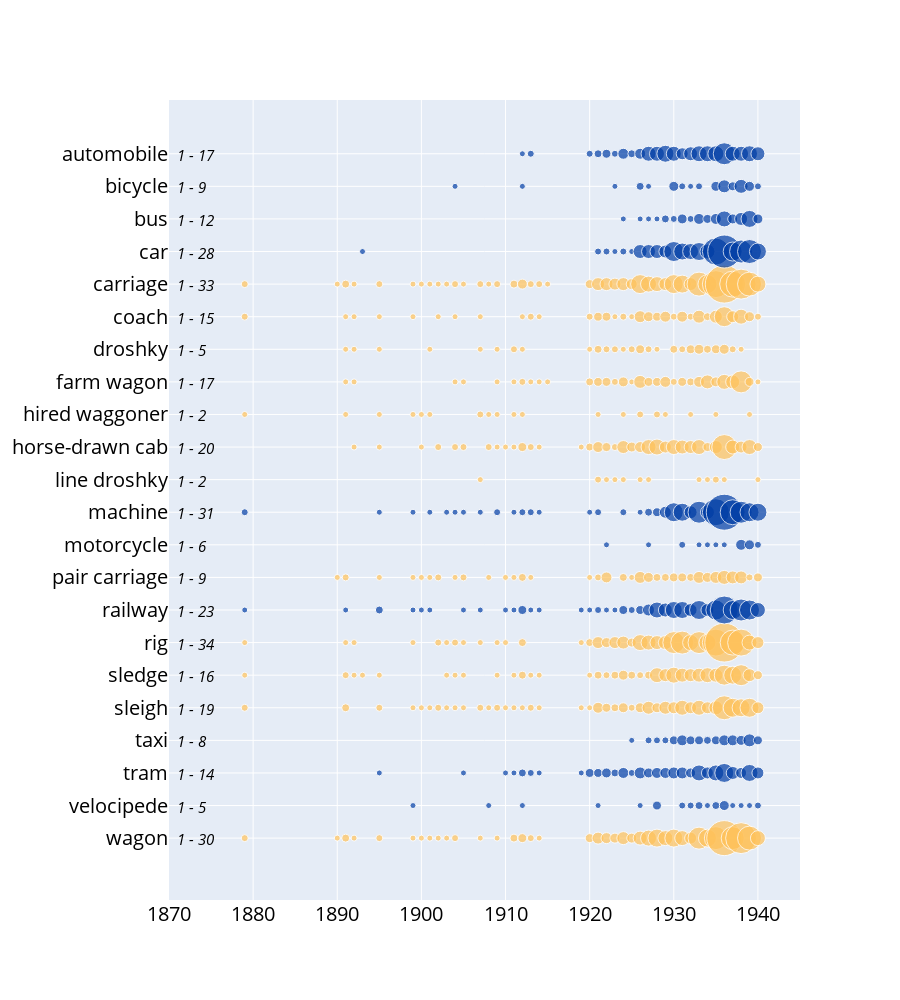

The notebook cell saved with this chart:
### Code cell
# now lets plot original terms _grouped 
scale = 4
width = 370 * scale
height = 475 * scale
terms_for_plot = terms_original_grouped_translated
# print actual width and height
print(f"width: {width}, height: {height}")
font_size = 5 * scale
margin = 25 * scale
top_margin = 25 * scale
bottom_margin = 25 * scale
font_color = "rgb(0, 0, 0)" # Black
# we will only use Pantone 293 for bubble colors - rgb(0, 61, 165)
colors = ["rgb(0, 61, 165)"] * len(terms_for_plot)

fig = go.Figure()
# colors = px.colors.qualitative.Plotly.copy()
# let's use Dark24 for colors
# colors = px.colors.qualitative.Dark24.copy()


# cyclable colors
# let's use cycle from itertools
# from itertools import cycle
# colors = cycle(px.colors.qualitative.Plotly)
# how many colors
print(f"len(px.colors.qualitative.Plotly): {len(colors)}")
# print how many terms we have
print(f"len(terms_for_plot): {len(terms_for_plot)}")
for term, dft in sorted(terms_for_plot.items(), reverse=True):
    print(f"Plotting {term}")
    
    # color
    color = colors.pop(0)
    print(f"Color: {color}")
    fig.add_trace(go.Scatter(
        x=dft.index,
        y=[term] * len(dft), 
        mode='markers', 
        marker=dict(
            size=5+dft.values*1,
        ),
        # marker color
        marker_color=translated_colors[term],

        # hover values
        # show values on hover
        hoverinfo='text',
        hovertext=[f"Year: {year}<br>Count: {count}" for year, count in zip(dft.index, dft.values)],
        name=term))
    
    # let's find min and max for dft
    min_count = dft.min()
    max_count = dft.max()
    # let's add custom annotation with min_count and max_count for each term at the left side of the plot
    fig.add_annotation(
        xref="paper",
        yref="y",
        x=0.01,
        y=term,
        # shift y position down a bit
        yshift=-1,
        # text=f"<i>No {min_count} līdz {max_count}</i>",
        text=f"<i>{min_count} - {max_count}</i>",
        showarrow=False,
        font=dict(size=font_size*0.75),


        # bgcolor="transparent",
        # bordercolor="black",
        # borderwidth=1
    )

# fig.update_layout(title="Terms 1 usage per year", 
#                   xaxis_title="Year", 
#                   yaxis_title="Count of unique file_stem_short")

#
# update height
fig.update_layout(height=1000)
# change font size
fig.update_layout(font=dict(size=font_size))
# update font color
fig.update_layout(font_color=font_color)
# update margin
fig.update_layout(margin=dict(l=margin, r=margin, t=top_margin, b=bottom_margin))
# save html
# hide legend
fig.update_layout(showlegend=False)

# we want x axis to start at 1870
fig.update_xaxes(range=[1870, 1945])
SAVE_HTML = False
if SAVE_HTML:
    fig.write_html("../html/terms_original_20_usage_per_year.html")
fig.show()
# print date
print(datetime.now())

### Figure 1 — Plotly figure (JSON) as saved in the notebook; plotly's stock layout.template omitted (floating-point values rounded to 4 significant figures)
{"data": [{"hoverinfo": "text", "hovertext": ["Year: 1879<br>Count: 2", "Year: 1890<br>Count: 1", "Year: 1891<br>Count: 3", "Year: 1892<br>Count: 1", "Year: 1895<br>Count: 2", "Year: 1899<br>Count: 1", "Year: 1900<br>Count: 1", "Year: 1901<br>Count: 1", "Year: 1902<br>Count: 1", "Year: 1903<br>Count: 1", "Year: 1904<br>Count: 2", "Year: 1907<br>Count: 1", "Year: 1909<br>Count: 1", "Year: 1911<br>Count: 3", "Year: 1912<br>Count: 4", "Year: 1913<br>Count: 2", "Year: 1914<br>Count: 1", "Year: 1920<br>Count: 4", "Year: 1921<br>Count: 7", "Year: 1922<br>Count: 6", "Year: 1923<br>Count: 5", "Year: 1924<br>Count: 8", "Year: 1925<br>Count: 5", "Year: 1926<br>Count: 9", "Year: 1927<br>Count: 11", "Year: 1928<br>Count: 13", "Year: 1929<br>Count: 10", "Year: 1930<br>Count: 13", "Year: 1931<br>Count: 10", "Year: 1932<br>Count: 7", "Year: 1933<br>Count: 17", "Year: 1934<br>Count: 13", "Year: 1935<br>Count: 18", "Year: 1936<br>Count: 30", "Year: 1937<br>Count: 18", "Year: 1938<br>Count: 26", "Year: 1939<br>Count: 19", "Year: 1940<br>Count: 10"], "marker": {"color": "rgb(255, 194, 90)", "size": [7, 6, 8, 6, 7, 6, 6, 6, 6, 6, 7, 6, 6, 8, 9, 7, 6, 9, 12, 11, 10, 13, 10, 14, 16, 18, 15, 18, 15, 12, 22, 18, 23, 35, 23, 31, 24, 15]}, "mode": "markers", "name": "wagon", "type": "scatter", "x": [1879, 1890, 1891, 1892, 1895, 1899, 1900, 1901, 1902, 1903, 1904, 1907, 1909, 1911, 1912, 1913, 1914, 1920, 1921, 1922, 1923, 1924, 1925, 1926, 1927, 1928, 1929, 1930, 1931, 1932, 1933, 1934, 1935, 1936, 1937, 1938, 1939, 1940], "y": ["wagon", "wagon", "wagon", "wagon", "wagon", "wagon", "wagon", "wagon", "wagon", "wagon", "wagon", "wagon", "wagon", "wagon", "wagon", "wagon", "wagon", "wagon", "wagon", "wagon", "wagon", "wagon", "wagon", "wagon", "wagon", "wagon", "wagon", "wagon", "wagon", "wagon", "wagon", "wagon", "wagon", "wagon", "wagon", "wagon", "wagon", "wagon"]}, {"hoverinfo": "text", "hovertext": ["Year: 1899<br>Count: 1", "Year: 1908<br>Count: 1", "Year: 1912<br>Count: 1", "Year: 1921<br>Count: 1", "Year: 1926<br>Count: 1", "Year: 1928<br>Count: 4", "Year: 1931<br>Count: 2", "Year: 1932<br>Count: 2", "Year: 1933<br>Count: 3", "Year: 1934<br>Count: 1", "Year: 1935<br>Count: 3", "Year: 1936<br>Count: 5", "Year: 1937<br>Count: 1", "Year: 1938<br>Count: 1", "Year: 1939<br>Count: 1", "Year: 1940<br>Count: 2"], "marker": {"color": "rgb(0, 61, 165)", "size": [6, 6, 6, 6, 6, 9, 7, 7, 8, 6, 8, 10, 6, 6, 6, 7]}, "mode": "markers", "name": "velocipede", "type": "scatter", "x": [1899, 1908, 1912, 1921, 1926, 1928, 1931, 1932, 1933, 1934, 1935, 1936, 1937, 1938, 1939, 1940], "y": ["velocipede", "velocipede", "velocipede", "velocipede", "velocipede", "velocipede", "velocipede", "velocipede", "velocipede", "velocipede", "velocipede", "velocipede", "velocipede", "velocipede", "velocipede", "velocipede"]}, {"hoverinfo": "text", "hovertext": ["Year: 1895<br>Count: 1", "Year: 1905<br>Count: 1", "Year: 1910<br>Count: 1", "Year: 1911<br>Count: 1", "Year: 1912<br>Count: 3", "Year: 1913<br>Count: 2", "Year: 1914<br>Count: 1", "Year: 1919<br>Count: 1", "Year: 1920<br>Count: 4", "Year: 1921<br>Count: 4", "Year: 1922<br>Count: 5", "Year: 1923<br>Count: 3", "Year: 1924<br>Count: 6", "Year: 1925<br>Count: 2", "Year: 1926<br>Count: 7", "Year: 1927<br>Count: 5", "Year: 1928<br>Count: 6", "Year: 1929<br>Count: 6", "Year: 1930<br>Count: 7", "Year: 1931<br>Count: 7", "Year: 1932<br>Count: 5", "Year: 1933<br>Count: 11", "Year: 1934<br>Count: 7", "Year: 1935<br>Count: 11", "Year: 1936<br>Count: 14", "Year: 1937<br>Count: 8", "Year: 1938<br>Count: 6", "Year: 1939<br>Count: 12", "Year: 1940<br>Count: 7"], "marker": {"color": "rgb(0, 61, 165)", "size": [6, 6, 6, 6, 8, 7, 6, 6, 9, 9, 10, 8, 11, 7, 12, 10, 11, 11, 12, 12, 10, 16, 12, 16, 19, 13, 11, 17, 12]}, "mode": "markers", "name": "tram", "type": "scatter", "x": [1895, 1905, 1910, 1911, 1912, 1913, 1914, 1919, 1920, 1921, 1922, 1923, 1924, 1925, 1926, 1927, 1928, 1929, 1930, 1931, 1932, 1933, 1934, 1935, 1936, 1937, 1938, 1939, 1940], "y": ["tram", "tram", "tram", "tram", "tram", "tram", "tram", "tram", "tram", "tram", "tram", "tram", "tram", "tram", "tram", "tram", "tram", "tram", "tram", "tram", "tram", "tram", "tram", "tram", "tram", "tram", "tram", "tram", "tram"]}, {"hoverinfo": "text", "hovertext": ["Year: 1925<br>Count: 1", "Year: 1927<br>Count: 2", "Year: 1928<br>Count: 2", "Year: 1929<br>Count: 2", "Year: 1930<br>Count: 4", "Year: 1931<br>Count: 6", "Year: 1932<br>Count: 4", "Year: 1933<br>Count: 4", "Year: 1934<br>Count: 3", "Year: 1935<br>Count: 4", "Year: 1936<br>Count: 6", "Year: 1937<br>Count: 6", "Year: 1938<br>Count: 5", "Year: 1939<br>Count: 8", "Year: 1940<br>Count: 4"], "marker": {"color": "rgb(0, 61, 165)", "size": [6, 7, 7, 7, 9, 11, 9, 9, 8, 9, 11, 11, 10, 13, 9]}, "mode": "markers", "name": "taxi", "type": "scatter", "x": [1925, 1927, 1928, 1929, 1930, 1931, 1932, 1933, 1934, 1935, 1936, 1937, 1938, 1939, 1940], "y": ["taxi", "taxi", "taxi", "taxi", "taxi", "taxi", "taxi", "taxi", "taxi", "taxi", "taxi", "taxi", "taxi", "taxi", "taxi"]}, {"hoverinfo": "text", "hovertext": ["Year: 1879<br>Count: 2", "Year: 1891<br>Count: 3", "Year: 1895<br>Count: 2", "Year: 1899<br>Count: 1", "Year: 1900<br>Count: 1", "Year: 1901<br>Count: 1", "Year: 1902<br>Count: 2", "Year: 1903<br>Count: 1", "Year: 1904<br>Count: 1", "Year: 1905<br>Count: 1", "Year: 1907<br>Count: 2", "Year: 1908<br>Count: 1", "Year: 1909<br>Count: 2", "Year: 1910<br>Count: 1", "Year: 1911<br>Count: 1", "Year: 1912<br>Count: 1", "Year: 1913<br>Count: 2", "Year: 1914<br>Count: 1", "Year: 1919<br>Count: 1", "Year: 1920<br>Count: 1", "Year: 1921<br>Count: 6", "Year: 1922<br>Count: 4", "Year: 1923<br>Count: 3", "Year: 1924<br>Count: 5", "Year: 1925<br>Count: 2", "Year: 1926<br>Count: 5", "Year: 1927<br>Count: 8", "Year: 1928<br>Count: 5", "Year: 1929<br>Count: 8", "Year: 1930<br>Count: 7", "Year: 1931<br>Count: 10", "Year: 1932<br>Count: 7", "Year: 1933<br>Count: 10", "Year: 1934<br>Count: 7", "Year: 1935<br>Count: 9", "Year: 1936<br>Count: 19", "Year: 1937<br>Count: 14", "Year: 1938<br>Count: 13", "Year: 1939<br>Count: 14", "Year: 1940<br>Count: 7"], "marker": {"color": "rgb(255, 194, 90)", "size": [7, 8, 7, 6, 6, 6, 7, 6, 6, 6, 7, 6, 7, 6, 6, 6, 7, 6, 6, 6, 11, 9, 8, 10, 7, 10, 13, 10, 13, 12, 15, 12, 15, 12, 14, 24, 19, 18, 19, 12]}, "mode": "markers", "name": "sleigh", "type": "scatter", "x": [1879, 1891, 1895, 1899, 1900, 1901, 1902, 1903, 1904, 1905, 1907, 1908, 1909, 1910, 1911, 1912, 1913, 1914, 1919, 1920, 1921, 1922, 1923, 1924, 1925, 1926, 1927, 1928, 1929, 1930, 1931, 1932, 1933, 1934, 1935, 1936, 1937, 1938, 1939, 1940], "y": ["sleigh", "sleigh", "sleigh", "sleigh", "sleigh", "sleigh", "sleigh", "sleigh", "sleigh", "sleigh", "sleigh", "sleigh", "sleigh", "sleigh", "sleigh", "sleigh", "sleigh", "sleigh", "sleigh", "sleigh", "sleigh", "sleigh", "sleigh", "sleigh", "sleigh", "sleigh", "sleigh", "sleigh", "sleigh", "sleigh", "sleigh", "sleigh", "sleigh", "sleigh", "sleigh", "sleigh", "sleigh", "sleigh", "sleigh", "sleigh"]}, {"hoverinfo": "text", "hovertext": ["Year: 1879<br>Count: 1", "Year: 1891<br>Count: 2", "Year: 1892<br>Count: 1", "Year: 1893<br>Count: 1", "Year: 1895<br>Count: 1", "Year: 1903<br>Count: 1", "Year: 1904<br>Count: 1", "Year: 1905<br>Count: 1", "Year: 1909<br>Count: 1", "Year: 1911<br>Count: 1", "Year: 1912<br>Count: 3", "Year: 1913<br>Count: 1", "Year: 1914<br>Count: 1", "Year: 1920<br>Count: 1", "Year: 1921<br>Count: 3", "Year: 1922<br>Count: 2", "Year: 1923<br>Count: 3", "Year: 1924<br>Count: 5", "Year: 1925<br>Count: 3", "Year: 1926<br>Count: 2", "Year: 1927<br>Count: 3", "Year: 1928<br>Count: 10", "Year: 1929<br>Count: 8", "Year: 1930<br>Count: 11", "Year: 1931<br>Count: 9", "Year: 1932<br>Count: 8", "Year: 1933<br>Count: 9", "Year: 1934<br>Count: 10", "Year: 1935<br>Count: 9", "Year: 1936<br>Count: 15", "Year: 1937<br>Count: 13", "Year: 1938<br>Count: 16", "Year: 1939<br>Count: 8", "Year: 1940<br>Count: 4"], "marker": {"color": "rgb(255, 194, 90)", "size": [6, 7, 6, 6, 6, 6, 6, 6, 6, 6, 8, 6, 6, 6, 8, 7, 8, 10, 8, 7, 8, 15, 13, 16, 14, 13, 14, 15, 14, 20, 18, 21, 13, 9]}, "mode": "markers", "name": "sledge", "type": "scatter", "x": [1879, 1891, 1892, 1893, 1895, 1903, 1904, 1905, 1909, 1911, 1912, 1913, 1914, 1920, 1921, 1922, 1923, 1924, 1925, 1926, 1927, 1928, 1929, 1930, 1931, 1932, 1933, 1934, 1935, 1936, 1937, 1938, 1939, 1940], "y": ["sledge", "sledge", "sledge", "sledge", "sledge", "sledge", "sledge", "sledge", "sledge", "sledge", "sledge", "sledge", "sledge", "sledge", "sledge", "sledge", "sledge", "sledge", "sledge", "sledge", "sledge", "sledge", "sledge", "sledge", "sledge", "sledge", "sledge", "sledge", "sledge", "sledge", "sledge", "sledge", "sledge", "sledge"]}, {"hoverinfo": "text", "hovertext": ["Year: 1879<br>Count: 1", "Year: 1891<br>Count: 1", "Year: 1892<br>Count: 1", "Year: 1899<br>Count: 1", "Year: 1902<br>Count: 2", "Year: 1903<br>Count: 1", "Year: 1904<br>Count: 2", "Year: 1905<br>Count: 1", "Year: 1907<br>Count: 1", "Year: 1909<br>Count: 1", "Year: 1910<br>Count: 1", "Year: 1912<br>Count: 3", "Year: 1919<br>Count: 1", "Year: 1920<br>Count: 3", "Year: 1921<br>Count: 7", "Year: 1922<br>Count: 5", "Year: 1923<br>Count: 7", "Year: 1924<br>Count: 8", "Year: 1925<br>Count: 4", "Year: 1926<br>Count: 11", "Year: 1927<br>Count: 10", "Year: 1928<br>Count: 9", "Year: 1929<br>Count: 9", "Year: 1930<br>Count: 17", "Year: 1931<br>Count: 18", "Year: 1932<br>Count: 11", "Year: 1933<br>Count: 17", "Year: 1934<br>Count: 12", "Year: 1935<br>Count: 22", "Year: 1936<br>Count: 34", "Year: 1937<br>Count: 20", "Year: 1938<br>Count: 22", "Year: 1939<br>Count: 10", "Year: 1940<br>Count: 7"], "marker": {"color": "rgb(255, 194, 90)", "size": [6, 6, 6, 6, 7, 6, 7, 6, 6, 6, 6, 8, 6, 8, 12, 10, 12, 13, 9, 16, 15, 14, 14, 22, 23, 16, 22, 17, 27, 39, 25, 27, 15, 12]}, "mode": "markers", "name": "rig", "type": "scatter", "x": [1879, 1891, 1892, 1899, 1902, 1903, 1904, 1905, 1907, 1909, 1910, 1912, 1919, 1920, 1921, 1922, 1923, 1924, 1925, 1926, 1927, 1928, 1929, 1930, 1931, 1932, 1933, 1934, 1935, 1936, 1937, 1938, 1939, 1940], "y": ["rig", "rig", "rig", "rig", "rig", "rig", "rig", "rig", "rig", "rig", "rig", "rig", "rig", "rig", "rig", "rig", "rig", "rig", "rig", "rig", "rig", "rig", "rig", "rig", "rig", "rig", "rig", "rig", "rig", "rig", "rig", "rig", "rig", "rig"]}, {"hoverinfo": "text", "hovertext": ["Year: 1879<br>Count: 1", "Year: 1891<br>Count: 1", "Year: 1895<br>Count: 3", "Year: 1899<br>Count: 1", "Year: 1900<br>Count: 1", "Year: 1901<br>Count: 1", "Year: 1905<br>Count: 1", "Year: 1907<br>Count: 1", "Year: 1910<br>Count: 1", "Year: 1911<br>Count: 1", "Year: 1912<br>Count: 4", "Year: 1913<br>Count: 1", "Year: 1914<br>Count: 1", "Year: 1919<br>Count: 1", "Year: 1920<br>Count: 1", "Year: 1921<br>Count: 2", "Year: 1922<br>Count: 1", "Year: 1923<br>Count: 1", "Year: 1924<br>Count: 4", "Year: 1925<br>Count: 2", "Year: 1926<br>Count: 4", "Year: 1927<br>Count: 7", "Year: 1928<br>Count: 11", "Year: 1929<br>Count: 9", "Year: 1930<br>Count: 12", "Year: 1931<br>Count: 12", "Year: 1932<br>Count: 8", "Year: 1933<br>Count: 14", "Year: 1934<br>Count: 8", "Year: 1935<br>Count: 15", "Year: 1936<br>Count: 23", "Year: 1937<br>Count: 14", "Year: 1938<br>Count: 17", "Year: 1939<br>Count: 15", "Year: 1940<br>Count: 10"], "marker": {"color": "rgb(0, 61, 165)", "size": [6, 6, 8, 6, 6, 6, 6, 6, 6, 6, 9, 6, 6, 6, 6, 7, 6, 6, 9, 7, 9, 12, 16, 14, 17, 17, 13, 19, 13, 20, 28, 19, 22, 20, 15]}, "mode": "markers", "name": "railway", "type": "scatter", "x": [1879, 1891, 1895, 1899, 1900, 1901, 1905, 1907, 1910, 1911, 1912, 1913, 1914, 1919, 1920, 1921, 1922, 1923, 1924, 1925, 1926, 1927, 1928, 1929, 1930, 1931, 1932, 1933, 1934, 1935, 1936, 1937, 1938, 1939, 1940], "y": ["railway", "railway", "railway", "railway", "railway", "railway", "railway", "railway", "railway", "railway", "railway", "railway", "railway", "railway", "railway", "railway", "railway", "railway", "railway", "railway", "railway", "railway", "railway", "railway", "railway", "railway", "railway", "railway", "railway", "railway", "railway", "railway", "railway", "railway", "railway"]}, {"hoverinfo": "text", "hovertext": ["Year: 1890<br>Count: 1", "Year: 1891<br>Count: 2", "Year: 1895<br>Count: 1", "Year: 1899<br>Count: 1", "Year: 1900<br>Count: 1", "Year: 1901<br>Count: 1", "Year: 1902<br>Count: 2", "Year: 1904<br>Count: 1", "Year: 1905<br>Count: 2", "Year: 1908<br>Count: 1", "Year: 1910<br>Count: 1", "Year: 1911<br>Count: 1", "Year: 1912<br>Count: 3", "Year: 1913<br>Count: 1", "Year: 1920<br>Count: 1", "Year: 1921<br>Count: 2", "Year: 1922<br>Count: 6", "Year: 1924<br>Count: 3", "Year: 1925<br>Count: 1", "Year: 1926<br>Count: 7", "Year: 1927<br>Count: 5", "Year: 1928<br>Count: 3", "Year: 1929<br>Count: 3", "Year: 1930<br>Count: 4", "Year: 1931<br>Count: 4", "Year: 1932<br>Count: 3", "Year: 1933<br>Count: 7", "Year: 1934<br>Count: 5", "Year: 1935<br>Count: 7", "Year: 1936<br>Count: 9", "Year: 1937<br>Count: 8", "Year: 1938<br>Count: 8", "Year: 1939<br>Count: 2", "Year: 1940<br>Count: 4"], "marker": {"color": "rgb(255, 194, 90)", "size": [6, 7, 6, 6, 6, 6, 7, 6, 7, 6, 6, 6, 8, 6, 6, 7, 11, 8, 6, 12, 10, 8, 8, 9, 9, 8, 12, 10, 12, 14, 13, 13, 7, 9]}, "mode": "markers", "name": "pair carriage", "type": "scatter", "x": [1890, 1891, 1895, 1899, 1900, 1901, 1902, 1904, 1905, 1908, 1910, 1911, 1912, 1913, 1920, 1921, 1922, 1924, 1925, 1926, 1927, 1928, 1929, 1930, 1931, 1932, 1933, 1934, 1935, 1936, 1937, 1938, 1939, 1940], "y": ["pair carriage", "pair carriage", "pair carriage", "pair carriage", "pair carriage", "pair carriage", "pair carriage", "pair carriage", "pair carriage", "pair carriage", "pair carriage", "pair carriage", "pair carriage", "pair carriage", "pair carriage", "pair carriage", "pair carriage", "pair carriage", "pair carriage", "pair carriage", "pair carriage", "pair carriage", "pair carriage", "pair carriage", "pair carriage", "pair carriage", "pair carriage", "pair carriage", "pair carriage", "pair carriage", "pair carriage", "pair carriage", "pair carriage", "pair carriage"]}, {"hoverinfo": "text", "hovertext": ["Year: 1922<br>Count: 1", "Year: 1927<br>Count: 1", "Year: 1931<br>Count: 2", "Year: 1933<br>Count: 1", "Year: 1934<br>Count: 1", "Year: 1935<br>Count: 1", "Year: 1936<br>Count: 1", "Year: 1938<br>Count: 6", "Year: 1939<br>Count: 5", "Year: 1940<br>Count: 2"], "marker": {"color": "rgb(0, 61, 165)", "size": [6, 6, 7, 6, 6, 6, 6, 11, 10, 7]}, "mode": "markers", "name": "motorcycle", "type": "scatter", "x": [1922, 1927, 1931, 1933, 1934, 1935, 1936, 1938, 1939, 1940], "y": ["motorcycle", "motorcycle", "motorcycle", "motorcycle", "motorcycle", "motorcycle", "motorcycle", "motorcycle", "motorcycle", "motorcycle"]}, {"hoverinfo": "text", "hovertext": ["Year: 1879<br>Count: 2", "Year: 1895<br>Count: 1", "Year: 1899<br>Count: 1", "Year: 1901<br>Count: 1", "Year: 1903<br>Count: 1", "Year: 1904<br>Count: 1", "Year: 1905<br>Count: 1", "Year: 1907<br>Count: 1", "Year: 1909<br>Count: 2", "Year: 1911<br>Count: 1", "Year: 1912<br>Count: 2", "Year: 1913<br>Count: 2", "Year: 1914<br>Count: 1", "Year: 1920<br>Count: 1", "Year: 1921<br>Count: 2", "Year: 1924<br>Count: 2", "Year: 1926<br>Count: 1", "Year: 1927<br>Count: 3", "Year: 1928<br>Count: 4", "Year: 1929<br>Count: 7", "Year: 1930<br>Count: 14", "Year: 1931<br>Count: 13", "Year: 1932<br>Count: 8", "Year: 1933<br>Count: 17", "Year: 1934<br>Count: 9", "Year: 1935<br>Count: 22", "Year: 1936<br>Count: 31", "Year: 1937<br>Count: 20", "Year: 1938<br>Count: 17", "Year: 1939<br>Count: 14", "Year: 1940<br>Count: 13"], "marker": {"color": "rgb(0, 61, 165)", "size": [7, 6, 6, 6, 6, 6, 6, 6, 7, 6, 7, 7, 6, 6, 7, 7, 6, 8, 9, 12, 19, 18, 13, 22, 14, 27, 36, 25, 22, 19, 18]}, "mode": "markers", "name": "machine", "type": "scatter", "x": [1879, 1895, 1899, 1901, 1903, 1904, 1905, 1907, 1909, 1911, 1912, 1913, 1914, 1920, 1921, 1924, 1926, 1927, 1928, 1929, 1930, 1931, 1932, 1933, 1934, 1935, 1936, 1937, 1938, 1939, 1940], "y": ["machine", "machine", "machine", "machine", "machine", "machine", "machine", "machine", "machine", "machine", "machine", "machine", "machine", "machine", "machine", "machine", "machine", "machine", "machine", "machine", "machine", "machine", "machine", "machine", "machine", "machine", "machine", "machine", "machine", "machine", "machine"]}, {"hoverinfo": "text", "hovertext": ["Year: 1907<br>Count: 1", "Year: 1921<br>Count: 2", "Year: 1922<br>Count: 1", "Year: 1923<br>Count: 1", "Year: 1924<br>Count: 1", "Year: 1926<br>Count: 1", "Year: 1927<br>Count: 1", "Year: 1933<br>Count: 1", "Year: 1934<br>Count: 1", "Year: 1935<br>Count: 2", "Year: 1936<br>Count: 1", "Year: 1940<br>Count: 1"], "marker": {"color": "rgb(255, 194, 90)", "size": [6, 7, 6, 6, 6, 6, 6, 6, 6, 7, 6, 6]}, "mode": "markers", "name": "line droshky", "type": "scatter", "x": [1907, 1921, 1922, 1923, 1924, 1926, 1927, 1933, 1934, 1935, 1936, 1940], "y": ["line droshky", "line droshky", "line droshky", "line droshky", "line droshky", "line droshky", "line droshky", "line droshky", "line droshky", "line droshky", "line droshky", "line droshky"]}, {"hoverinfo": "text", "hovertext": ["Year: 1892<br>Count: 1", "Year: 1895<br>Count: 1", "Year: 1900<br>Count: 1", "Year: 1902<br>Count: 2", "Year: 1904<br>Count: 2", "Year: 1905<br>Count: 2", "Year: 1908<br>Count: 2", "Year: 1909<br>Count: 1", "Year: 1910<br>Count: 1", "Year: 1911<br>Count: 1", "Year: 1912<br>Count: 4", "Year: 1913<br>Count: 2", "Year: 1914<br>Count: 1", "Year: 1919<br>Count: 1", "Year: 1920<br>Count: 3", "Year: 1921<br>Count: 6", "Year: 1922<br>Count: 4", "Year: 1923<br>Count: 2", "Year: 1924<br>Count: 8", "Year: 1925<br>Count: 5", "Year: 1926<br>Count: 6", "Year: 1927<br>Count: 10", "Year: 1928<br>Count: 11", "Year: 1929<br>Count: 7", "Year: 1930<br>Count: 10", "Year: 1931<br>Count: 9", "Year: 1932<br>Count: 8", "Year: 1933<br>Count: 10", "Year: 1934<br>Count: 4", "Year: 1935<br>Count: 8", "Year: 1936<br>Count: 20", "Year: 1937<br>Count: 9", "Year: 1938<br>Count: 7", "Year: 1939<br>Count: 10", "Year: 1940<br>Count: 4"], "marker": {"color": "rgb(255, 194, 90)", "size": [6, 6, 6, 7, 7, 7, 7, 6, 6, 6, 9, 7, 6, 6, 8, 11, 9, 7, 13, 10, 11, 15, 16, 12, 15, 14, 13, 15, 9, 13, 25, 14, 12, 15, 9]}, "mode": "markers", "name": "horse-drawn cab", "type": "scatter", "x": [1892, 1895, 1900, 1902, 1904, 1905, 1908, 1909, 1910, 1911, 1912, 1913, 1914, 1919, 1920, 1921, 1922, 1923, 1924, 1925, 1926, 1927, 1928, 1929, 1930, 1931, 1932, 1933, 1934, 1935, 1936, 1937, 1938, 1939, 1940], "y": ["horse-drawn cab", "horse-drawn cab", "horse-drawn cab", "horse-drawn cab", "horse-drawn cab", "horse-drawn cab", "horse-drawn cab", "horse-drawn cab", "horse-drawn cab", "horse-drawn cab", "horse-drawn cab", "horse-drawn cab", "horse-drawn cab", "horse-drawn cab", "horse-drawn cab", "horse-drawn cab", "horse-drawn cab", "horse-drawn cab", "horse-drawn cab", "horse-drawn cab", "horse-drawn cab", "horse-drawn cab", "horse-drawn cab", "horse-drawn cab", "horse-drawn cab", "horse-drawn cab", "horse-drawn cab", "horse-drawn cab", "horse-drawn cab", "horse-drawn cab", "horse-drawn cab", "horse-drawn cab", "horse-drawn cab", "horse-drawn cab", "horse-drawn cab"]}, {"hoverinfo": "text", "hovertext": ["Year: 1879<br>Count: 1", "Year: 1891<br>Count: 1", "Year: 1895<br>Count: 1", "Year: 1899<br>Count: 1", "Year: 1900<br>Count: 1", "Year: 1901<br>Count: 1", "Year: 1907<br>Count: 2", "Year: 1908<br>Count: 1", "Year: 1909<br>Count: 1", "Year: 1911<br>Count: 1", "Year: 1912<br>Count: 1", "Year: 1921<br>Count: 1", "Year: 1924<br>Count: 1", "Year: 1926<br>Count: 2", "Year: 1928<br>Count: 2", "Year: 1929<br>Count: 1", "Year: 1932<br>Count: 1", "Year: 1935<br>Count: 1", "Year: 1939<br>Count: 1"], "marker": {"color": "rgb(255, 194, 90)", "size": [6, 6, 6, 6, 6, 6, 7, 6, 6, 6, 6, 6, 6, 7, 7, 6, 6, 6, 6]}, "mode": "markers", "name": "hired waggoner", "type": "scatter", "x": [1879, 1891, 1895, 1899, 1900, 1901, 1907, 1908, 1909, 1911, 1912, 1921, 1924, 1926, 1928, 1929, 1932, 1935, 1939], "y": ["hired waggoner", "hired waggoner", "hired waggoner", "hired waggoner", "hired waggoner", "hired waggoner", "hired waggoner", "hired waggoner", "hired waggoner", "hired waggoner", "hired waggoner", "hired waggoner", "hired waggoner", "hired waggoner", "hired waggoner", "hired waggoner", "hired waggoner", "hired waggoner", "hired waggoner"]}, {"hoverinfo": "text", "hovertext": ["Year: 1891<br>Count: 1", "Year: 1892<br>Count: 1", "Year: 1904<br>Count: 1", "Year: 1905<br>Count: 1", "Year: 1909<br>Count: 1", "Year: 1911<br>Count: 1", "Year: 1912<br>Count: 2", "Year: 1913<br>Count: 1", "Year: 1914<br>Count: 1", "Year: 1915<br>Count: 1", "Year: 1920<br>Count: 3", "Year: 1921<br>Count: 4", "Year: 1922<br>Count: 4", "Year: 1923<br>Count: 2", "Year: 1924<br>Count: 5", "Year: 1925<br>Count: 1", "Year: 1926<br>Count: 8", "Year: 1927<br>Count: 4", "Year: 1928<br>Count: 4", "Year: 1929<br>Count: 6", "Year: 1930<br>Count: 2", "Year: 1931<br>Count: 4", "Year: 1932<br>Count: 3", "Year: 1933<br>Count: 6", "Year: 1934<br>Count: 9", "Year: 1935<br>Count: 5", "Year: 1936<br>Count: 10", "Year: 1937<br>Count: 9", "Year: 1938<br>Count: 17", "Year: 1939<br>Count: 4", "Year: 1940<br>Count: 1"], "marker": {"color": "rgb(255, 194, 90)", "size": [6, 6, 6, 6, 6, 6, 7, 6, 6, 6, 8, 9, 9, 7, 10, 6, 13, 9, 9, 11, 7, 9, 8, 11, 14, 10, 15, 14, 22, 9, 6]}, "mode": "markers", "name": "farm wagon", "type": "scatter", "x": [1891, 1892, 1904, 1905, 1909, 1911, 1912, 1913, 1914, 1915, 1920, 1921, 1922, 1923, 1924, 1925, 1926, 1927, 1928, 1929, 1930, 1931, 1932, 1933, 1934, 1935, 1936, 1937, 1938, 1939, 1940], "y": ["farm wagon", "farm wagon", "farm wagon", "farm wagon", "farm wagon", "farm wagon", "farm wagon", "farm wagon", "farm wagon", "farm wagon", "farm wagon", "farm wagon", "farm wagon", "farm wagon", "farm wagon", "farm wagon", "farm wagon", "farm wagon", "farm wagon", "farm wagon", "farm wagon", "farm wagon", "farm wagon", "farm wagon", "farm wagon", "farm wagon", "farm wagon", "farm wagon", "farm wagon", "farm wagon", "farm wagon"]}, {"hoverinfo": "text", "hovertext": ["Year: 1891<br>Count: 1", "Year: 1892<br>Count: 1", "Year: 1895<br>Count: 1", "Year: 1901<br>Count: 1", "Year: 1907<br>Count: 1", "Year: 1909<br>Count: 1", "Year: 1911<br>Count: 2", "Year: 1912<br>Count: 1", "Year: 1920<br>Count: 1", "Year: 1921<br>Count: 3", "Year: 1922<br>Count: 2", "Year: 1923<br>Count: 2", "Year: 1924<br>Count: 1", "Year: 1925<br>Count: 2", "Year: 1926<br>Count: 4", "Year: 1927<br>Count: 2", "Year: 1928<br>Count: 1", "Year: 1930<br>Count: 3", "Year: 1931<br>Count: 2", "Year: 1932<br>Count: 4", "Year: 1933<br>Count: 5", "Year: 1934<br>Count: 3", "Year: 1935<br>Count: 4", "Year: 1936<br>Count: 5", "Year: 1937<br>Count: 2", "Year: 1938<br>Count: 1"], "marker": {"color": "rgb(255, 194, 90)", "size": [6, 6, 6, 6, 6, 6, 7, 6, 6, 8, 7, 7, 6, 7, 9, 7, 6, 8, 7, 9, 10, 8, 9, 10, 7, 6]}, "mode": "markers", "name": "droshky", "type": "scatter", "x": [1891, 1892, 1895, 1901, 1907, 1909, 1911, 1912, 1920, 1921, 1922, 1923, 1924, 1925, 1926, 1927, 1928, 1930, 1931, 1932, 1933, 1934, 1935, 1936, 1937, 1938], "y": ["droshky", "droshky", "droshky", "droshky", "droshky", "droshky", "droshky", "droshky", "droshky", "droshky", "droshky", "droshky", "droshky", "droshky", "droshky", "droshky", "droshky", "droshky", "droshky", "droshky", "droshky", "droshky", "droshky", "droshky", "droshky", "droshky"]}, {"hoverinfo": "text", "hovertext": ["Year: 1879<br>Count: 2", "Year: 1891<br>Count: 1", "Year: 1892<br>Count: 1", "Year: 1895<br>Count: 1", "Year: 1899<br>Count: 1", "Year: 1902<br>Count: 1", "Year: 1904<br>Count: 1", "Year: 1907<br>Count: 1", "Year: 1912<br>Count: 1", "Year: 1913<br>Count: 2", "Year: 1914<br>Count: 1", "Year: 1920<br>Count: 2", "Year: 1921<br>Count: 4", "Year: 1922<br>Count: 4", "Year: 1923<br>Count: 1", "Year: 1924<br>Count: 2", "Year: 1925<br>Count: 1", "Year: 1926<br>Count: 7", "Year: 1927<br>Count: 5", "Year: 1928<br>Count: 4", "Year: 1929<br>Count: 6", "Year: 1930<br>Count: 2", "Year: 1931<br>Count: 6", "Year: 1932<br>Count: 2", "Year: 1933<br>Count: 8", "Year: 1934<br>Count: 3", "Year: 1935<br>Count: 8", "Year: 1936<br>Count: 15", "Year: 1937<br>Count: 7", "Year: 1938<br>Count: 10", "Year: 1939<br>Count: 5", "Year: 1940<br>Count: 2"], "marker": {"color": "rgb(255, 194, 90)", "size": [7, 6, 6, 6, 6, 6, 6, 6, 6, 7, 6, 7, 9, 9, 6, 7, 6, 12, 10, 9, 11, 7, 11, 7, 13, 8, 13, 20, 12, 15, 10, 7]}, "mode": "markers", "name": "coach", "type": "scatter", "x": [1879, 1891, 1892, 1895, 1899, 1902, 1904, 1907, 1912, 1913, 1914, 1920, 1921, 1922, 1923, 1924, 1925, 1926, 1927, 1928, 1929, 1930, 1931, 1932, 1933, 1934, 1935, 1936, 1937, 1938, 1939, 1940], "y": ["coach", "coach", "coach", "coach", "coach", "coach", "coach", "coach", "coach", "coach", "coach", "coach", "coach", "coach", "coach", "coach", "coach", "coach", "coach", "coach", "coach", "coach", "coach", "coach", "coach", "coach", "coach", "coach", "coach", "coach", "coach", "coach"]}, {"hoverinfo": "text", "hovertext": ["Year: 1879<br>Count: 2", "Year: 1890<br>Count: 1", "Year: 1891<br>Count: 3", "Year: 1892<br>Count: 1", "Year: 1895<br>Count: 2", "Year: 1899<br>Count: 1", "Year: 1900<br>Count: 1", "Year: 1901<br>Count: 1", "Year: 1902<br>Count: 1", "Year: 1903<br>Count: 1", "Year: 1904<br>Count: 2", "Year: 1905<br>Count: 1", "Year: 1907<br>Count: 2", "Year: 1908<br>Count: 1", "Year: 1909<br>Count: 2", "Year: 1911<br>Count: 3", "Year: 1912<br>Count: 5", "Year: 1913<br>Count: 2", "Year: 1914<br>Count: 2", "Year: 1915<br>Count: 1", "Year: 1920<br>Count: 4", "Year: 1921<br>Count: 8", "Year: 1922<br>Count: 8", "Year: 1923<br>Count: 7", "Year: 1924<br>Count: 8", "Year: 1925<br>Count: 6", "Year: 1926<br>Count: 14", "Year: 1927<br>Count: 11", "Year: 1928<br>Count: 10", "Year: 1929<br>Count: 8", "Year: 1930<br>Count: 14", "Year: 1931<br>Count: 13", "Year: 1932<br>Count: 8", "Year: 1933<br>Count: 19", "Year: 1934<br>Count: 14", "Year: 1935<br>Count: 22", "Year: 1936<br>Count: 33", "Year: 1937<br>Count: 21", "Year: 1938<br>Count: 25", "Year: 1939<br>Count: 19", "Year: 1940<br>Count: 11"], "marker": {"color": "rgb(255, 194, 90)", "size": [7, 6, 8, 6, 7, 6, 6, 6, 6, 6, 7, 6, 7, 6, 7, 8, 10, 7, 7, 6, 9, 13, 13, 12, 13, 11, 19, 16, 15, 13, 19, 18, 13, 24, 19, 27, 38, 26, 30, 24, 16]}, "mode": "markers", "name": "carriage", "type": "scatter", "x": [1879, 1890, 1891, 1892, 1895, 1899, 1900, 1901, 1902, 1903, 1904, 1905, 1907, 1908, 1909, 1911, 1912, 1913, 1914, 1915, 1920, 1921, 1922, 1923, 1924, 1925, 1926, 1927, 1928, 1929, 1930, 1931, 1932, 1933, 1934, 1935, 1936, 1937, 1938, 1939, 1940], "y": ["carriage", "carriage", "carriage", "carriage", "carriage", "carriage", "carriage", "carriage", "carriage", "carriage", "carriage", "carriage", "carriage", "carriage", "carriage", "carriage", "carriage", "carriage", "carriage", "carriage", "carriage", "carriage", "carriage", "carriage", "carriage", "carriage", "carriage", "carriage", "carriage", "carriage", "carriage", "carriage", "carriage", "carriage", "carriage", "carriage", "carriage", "carriage", "carriage", "carriage", "carriage"]}, {"hoverinfo": "text", "hovertext": ["Year: 1893<br>Count: 1", "Year: 1921<br>Count: 2", "Year: 1922<br>Count: 2", "Year: 1923<br>Count: 1", "Year: 1924<br>Count: 2", "Year: 1925<br>Count: 1", "Year: 1926<br>Count: 9", "Year: 1927<br>Count: 9", "Year: 1928<br>Count: 9", "Year: 1929<br>Count: 8", "Year: 1930<br>Count: 15", "Year: 1931<br>Count: 12", "Year: 1932<br>Count: 11", "Year: 1933<br>Count: 13", "Year: 1934<br>Count: 10", "Year: 1935<br>Count: 22", "Year: 1936<br>Count: 28", "Year: 1937<br>Count: 14", "Year: 1938<br>Count: 18", "Year: 1939<br>Count: 19", "Year: 1940<br>Count: 12"], "marker": {"color": "rgb(0, 61, 165)", "size": [6, 7, 7, 6, 7, 6, 14, 14, 14, 13, 20, 17, 16, 18, 15, 27, 33, 19, 23, 24, 17]}, "mode": "markers", "name": "car", "type": "scatter", "x": [1893, 1921, 1922, 1923, 1924, 1925, 1926, 1927, 1928, 1929, 1930, 1931, 1932, 1933, 1934, 1935, 1936, 1937, 1938, 1939, 1940], "y": ["car", "car", "car", "car", "car", "car", "car", "car", "car", "car", "car", "car", "car", "car", "car", "car", "car", "car", "car", "car", "car"]}, {"hoverinfo": "text", "hovertext": ["Year: 1924<br>Count: 1", "Year: 1926<br>Count: 1", "Year: 1927<br>Count: 1", "Year: 1928<br>Count: 1", "Year: 1929<br>Count: 3", "Year: 1930<br>Count: 2", "Year: 1931<br>Count: 5", "Year: 1932<br>Count: 2", "Year: 1933<br>Count: 6", "Year: 1934<br>Count: 4", "Year: 1935<br>Count: 6", "Year: 1936<br>Count: 11", "Year: 1937<br>Count: 5", "Year: 1938<br>Count: 8", "Year: 1939<br>Count: 12", "Year: 1940<br>Count: 5"], "marker": {"color": "rgb(0, 61, 165)", "size": [6, 6, 6, 6, 8, 7, 10, 7, 11, 9, 11, 16, 10, 13, 17, 10]}, "mode": "markers", "name": "bus", "type": "scatter", "x": [1924, 1926, 1927, 1928, 1929, 1930, 1931, 1932, 1933, 1934, 1935, 1936, 1937, 1938, 1939, 1940], "y": ["bus", "bus", "bus", "bus", "bus", "bus", "bus", "bus", "bus", "bus", "bus", "bus", "bus", "bus", "bus", "bus"]}, {"hoverinfo": "text", "hovertext": ["Year: 1904<br>Count: 1", "Year: 1912<br>Count: 1", "Year: 1923<br>Count: 1", "Year: 1926<br>Count: 3", "Year: 1927<br>Count: 1", "Year: 1930<br>Count: 5", "Year: 1931<br>Count: 2", "Year: 1932<br>Count: 1", "Year: 1933<br>Count: 2", "Year: 1935<br>Count: 5", "Year: 1936<br>Count: 8", "Year: 1937<br>Count: 4", "Year: 1938<br>Count: 9", "Year: 1939<br>Count: 5", "Year: 1940<br>Count: 2"], "marker": {"color": "rgb(0, 61, 165)", "size": [6, 6, 6, 8, 6, 10, 7, 6, 7, 10, 13, 9, 14, 10, 7]}, "mode": "markers", "name": "bicycle", "type": "scatter", "x": [1904, 1912, 1923, 1926, 1927, 1930, 1931, 1932, 1933, 1935, 1936, 1937, 1938, 1939, 1940], "y": ["bicycle", "bicycle", "bicycle", "bicycle", "bicycle", "bicycle", "bicycle", "bicycle", "bicycle", "bicycle", "bicycle", "bicycle", "bicycle", "bicycle", "bicycle"]}, {"hoverinfo": "text", "hovertext": ["Year: 1912<br>Count: 1", "Year: 1913<br>Count: 2", "Year: 1920<br>Count: 2", "Year: 1921<br>Count: 3", "Year: 1922<br>Count: 4", "Year: 1923<br>Count: 2", "Year: 1924<br>Count: 6", "Year: 1925<br>Count: 3", "Year: 1926<br>Count: 6", "Year: 1927<br>Count: 10", "Year: 1928<br>Count: 10", "Year: 1929<br>Count: 12", "Year: 1930<br>Count: 10", "Year: 1931<br>Count: 7", "Year: 1932<br>Count: 9", "Year: 1933<br>Count: 11", "Year: 1934<br>Count: 11", "Year: 1935<br>Count: 11", "Year: 1936<br>Count: 17", "Year: 1937<br>Count: 10", "Year: 1938<br>Count: 10", "Year: 1939<br>Count: 11", "Year: 1940<br>Count: 9"], "marker": {"color": "rgb(0, 61, 165)", "size": [6, 7, 7, 8, 9, 7, 11, 8, 11, 15, 15, 17, 15, 12, 14, 16, 16, 16, 22, 15, 15, 16, 14]}, "mode": "markers", "name": "automobile", "type": "scatter", "x": [1912, 1913, 1920, 1921, 1922, 1923, 1924, 1925, 1926, 1927, 1928, 1929, 1930, 1931, 1932, 1933, 1934, 1935, 1936, 1937, 1938, 1939, 1940], "y": ["automobile", "automobile", "automobile", "automobile", "automobile", "automobile", "automobile", "automobile", "automobile", "automobile", "automobile", "automobile", "automobile", "automobile", "automobile", "automobile", "automobile", "automobile", "automobile", "automobile", "automobile", "automobile", "automobile"]}], "layout": {"annotations": [{"font": {"size": 15}, "showarrow": false, "text": "<i>1 - 30</i>", "x": 0.01, "xref": "paper", "y": "wagon", "yref": "y", "yshift": -1}, {"font": {"size": 15}, "showarrow": false, "text": "<i>1 - 5</i>", "x": 0.01, "xref": "paper", "y": "velocipede", "yref": "y", "yshift": -1}, {"font": {"size": 15}, "showarrow": false, "text": "<i>1 - 14</i>", "x": 0.01, "xref": "paper", "y": "tram", "yref": "y", "yshift": -1}, {"font": {"size": 15}, "showarrow": false, "text": "<i>1 - 8</i>", "x": 0.01, "xref": "paper", "y": "taxi", "yref": "y", "yshift": -1}, {"font": {"size": 15}, "showarrow": false, "text": "<i>1 - 19</i>", "x": 0.01, "xref": "paper", "y": "sleigh", "yref": "y", "yshift": -1}, {"font": {"size": 15}, "showarrow": false, "text": "<i>1 - 16</i>", "x": 0.01, "xref": "paper", "y": "sledge", "yref": "y", "yshift": -1}, {"font": {"size": 15}, "showarrow": false, "text": "<i>1 - 34</i>", "x": 0.01, "xref": "paper", "y": "rig", "yref": "y", "yshift": -1}, {"font": {"size": 15}, "showarrow": false, "text": "<i>1 - 23</i>", "x": 0.01, "xref": "paper", "y": "railway", "yref": "y", "yshift": -1}, {"font": {"size": 15}, "showarrow": false, "text": "<i>1 - 9</i>", "x": 0.01, "xref": "paper", "y": "pair carriage", "yref": "y", "yshift": -1}, {"font": {"size": 15}, "showarrow": false, "text": "<i>1 - 6</i>", "x": 0.01, "xref": "paper", "y": "motorcycle", "yref": "y", "yshift": -1}, {"font": {"size": 15}, "showarrow": false, "text": "<i>1 - 31</i>", "x": 0.01, "xref": "paper", "y": "machine", "yref": "y", "yshift": -1}, {"font": {"size": 15}, "showarrow": false, "text": "<i>1 - 2</i>", "x": 0.01, "xref": "paper", "y": "line droshky", "yref": "y", "yshift": -1}, {"font": {"size": 15}, "showarrow": false, "text": "<i>1 - 20</i>", "x": 0.01, "xref": "paper", "y": "horse-drawn cab", "yref": "y", "yshift": -1}, {"font": {"size": 15}, "showarrow": false, "text": "<i>1 - 2</i>", "x": 0.01, "xref": "paper", "y": "hired waggoner", "yref": "y", "yshift": -1}, {"font": {"size": 15}, "showarrow": false, "text": "<i>1 - 17</i>", "x": 0.01, "xref": "paper", "y": "farm wagon", "yref": "y", "yshift": -1}, {"font": {"size": 15}, "showarrow": false, "text": "<i>1 - 5</i>", "x": 0.01, "xref": "paper", "y": "droshky", "yref": "y", "yshift": -1}, {"font": {"size": 15}, "showarrow": false, "text": "<i>1 - 15</i>", "x": 0.01, "xref": "paper", "y": "coach", "yref": "y", "yshift": -1}, {"font": {"size": 15}, "showarrow": false, "text": "<i>1 - 33</i>", "x": 0.01, "xref": "paper", "y": "carriage", "yref": "y", "yshift": -1}, {"font": {"size": 15}, "showarrow": false, "text": "<i>1 - 28</i>", "x": 0.01, "xref": "paper", "y": "car", "yref": "y", "yshift": -1}, {"font": {"size": 15}, "showarrow": false, "text": "<i>1 - 12</i>", "x": 0.01, "xref": "paper", "y": "bus", "yref": "y", "yshift": -1}, {"font": {"size": 15}, "showarrow": false, "text": "<i>1 - 9</i>", "x": 0.01, "xref": "paper", "y": "bicycle", "yref": "y", "yshift": -1}, {"font": {"size": 15}, "showarrow": false, "text": "<i>1 - 17</i>", "x": 0.01, "xref": "paper", "y": "automobile", "yref": "y", "yshift": -1}], "font": {"color": "rgb(0, 0, 0)", "size": 20}, "height": 1000, "margin": {"b": 100, "l": 100, "r": 100, "t": 100}, "showlegend": false, "xaxis": {"range": [1870, 1945]}}}
